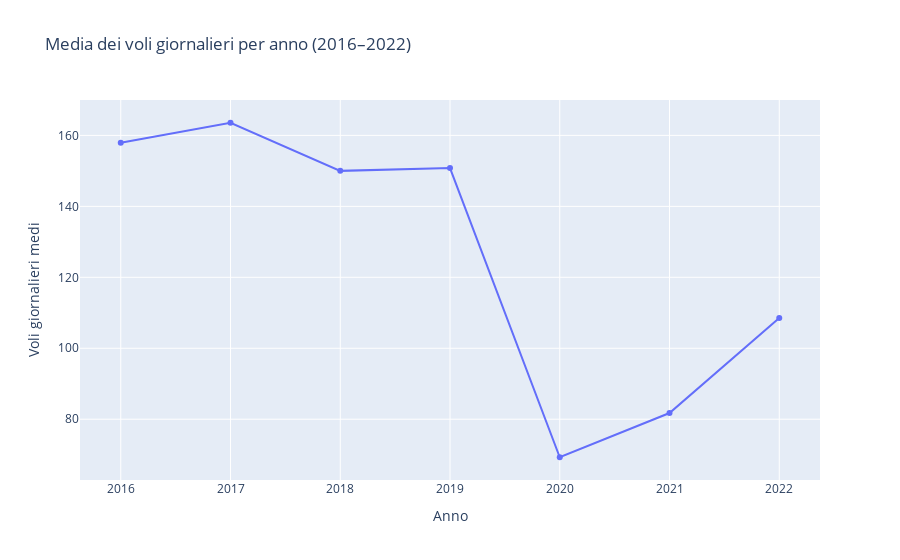

Here is the notebook cell this chart was saved with:
### Code cell
# Conversione della colonna FLT_DATE in datetime
df["FLT_DATE"] = pd.to_datetime(df["FLT_DATE"])

# Estrazione dell'anno
df["YEAR"] = df["FLT_DATE"].dt.year

# Calcolo della media dei voli giornalieri per anno
yearly_avg = df.groupby("YEAR")["FLT_TOT_1"].mean().reset_index()

# Creazione del grafico a linee con punti
fig = px.line(
    yearly_avg,
    x="YEAR",
    y="FLT_TOT_1",
    markers=True,
    title="Media dei voli giornalieri per anno (2016–2022)",
    labels={"FLT_TOT_1": "Voli giornalieri medi", "YEAR": "Anno"}
)

fig.update_layout(xaxis_title="Anno", yaxis_title="Voli giornalieri medi")
fig.show()

### Figure 1 — Plotly figure (JSON) as saved in the notebook; plotly's stock layout.template omitted (floating-point values rounded to 4 significant figures)
{"data": [{"hovertemplate": "Anno=%{x}<br>Voli giornalieri medi=%{y}<extra></extra>", "legendgroup": "", "line": {"color": "#636efa", "dash": "solid"}, "marker": {"symbol": "circle"}, "mode": "lines+markers", "name": "", "orientation": "v", "showlegend": false, "type": "scatter", "x": [2016, 2017, 2018, 2019, 2020, 2021, 2022], "xaxis": "x", "y": [157.9, 163.6, 150.0, 150.8, 69.28, 81.74, 108.6], "yaxis": "y"}], "layout": {"legend": {"tracegroupgap": 0}, "title": {"text": "Media dei voli giornalieri per anno (2016–2022)"}, "xaxis": {"anchor": "y", "domain": [0, 1], "title": {"text": "Anno"}}, "yaxis": {"anchor": "x", "domain": [0, 1], "title": {"text": "Voli giornalieri medi"}}}}
